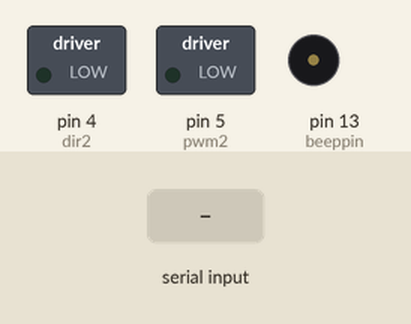
The sketch below on a simulated Arduino Uno, built with avr-gcc and run on an emulated ATmega328P. On the bench: switched loads named in the sketch (green lamp = pin HIGH), buzzer (waves = sounding, pin HIGH). The test bench sets the inputs (shaded band).

Above: at 1.2 s.
1.3 s: "0" received over Serial
At 1.8 s:
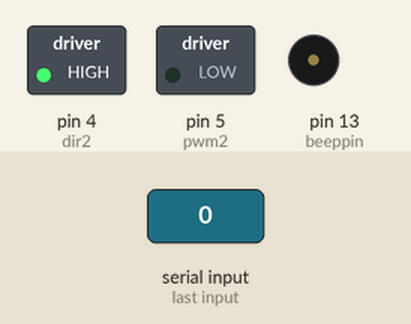
2.8 s: "1" received over Serial
At 4.0 s:
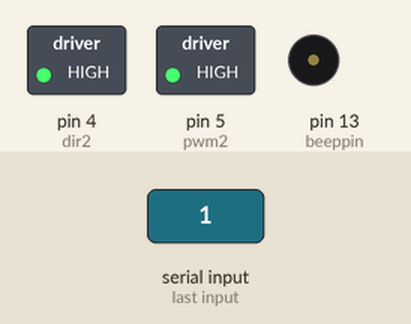
4.3 s: "2" received over Serial
At 5.3 s:
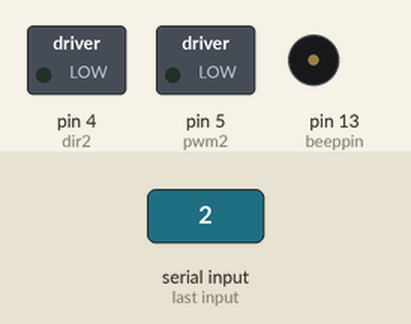
5.8 s: "1" received over Serial
At 6.5 s:
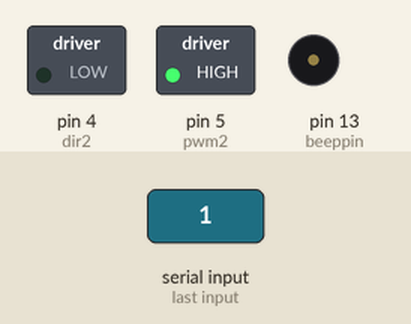
Timing chart, 0 to 8.3 s (numbered marks = the images above; inputs shaded):
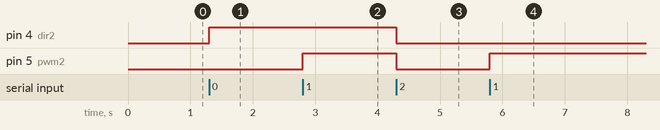

The sketch:

Receiver.ino
```cpp
// Address :14:3:508ba

#include "Move.h"

int state;
int beeppin = 13;


int pwm1 = 6;
int pwm2 = 5;;
int dir1 = 7;
int dir2 = 4;

Move move(pwm1, pwm2, dir1, dir2);

void setup() {
  Serial.begin(38400);
  pinMode(beeppin, OUTPUT);
  pinMode(4, OUTPUT);
  pinMode(5, OUTPUT);
  move.power(120);
}

void loop() {
  if(Serial.available()>0){
    state = Serial.read();
  }

  if (state == '0'){
    digitalWrite(4, HIGH);
  }
  else if(state == '1'){
    digitalWrite(5, HIGH);
  }
  else {
    digitalWrite(4, LOW);
    digitalWrite(5,LOW);
  }

  /*
  else if (state == '1'){
    move.backward();
  }
  else if (state == '2'){
    move.left();
  }
  else if (state == '3'){
    move.right();
  }
  else if (state == '4'){
    move.northeast();
  }
  else if (state == '5'){
    move.northwest();
  }
  else if (state == '6'){
    digitalWrite(beeppin, HIGH);
    delay(10);
    digitalWrite(beeppin, LOW);
    delay(200);
    digitalWrite(beeppin, HIGH);
    delay(10);
    digitalWrite(beeppin, LOW);
  }
  else {
    move.halt();
  }
  */
}
```

Move.cpp
```cpp
#include "Arduino.h"
#include "Move.h"

Move::Move(int pwm1, int pwm2, int dir1, int dir2)
{
	powerValue = 255;
	this->pwm1 = pwm1; // Power to right motor
	this->pwm2 = pwm2; // Power to left motor
	this->dir1 = dir1; // Direction of right motor (low is forward)
	this->dir2 = dir2; // Direction of left motor (low is forward)
}

void Move::power(int setPower)
{
	powerValue = setPower;
}

int Move::getPower(){
	return powerValue;
}

void Move::set(int right, int left, bool dirR, bool dirL)
{
	analogWrite(pwm1, right);
	analogWrite(pwm2, left);
	digitalWrite(dir1, dirR);
	digitalWrite(dir2, dirL);
}

void Move::forward()
{
	analogWrite(pwm1, powerValue);
	analogWrite(pwm2, powerValue);
	digitalWrite(dir1, LOW);
	digitalWrite(dir2, LOW);
}

void Move::backward()
{
	analogWrite(pwm1, powerValue);
	analogWrite(pwm2, powerValue);
	digitalWrite(dir1, HIGH);
	digitalWrite(dir2, HIGH);
}

void Move::left()
{
	analogWrite(pwm1, powerValue);
	analogWrite(pwm2, powerValue);
    digitalWrite(dir1, LOW);
	digitalWrite(dir2, HIGH);
}

void Move::right()
{
	analogWrite(pwm1, powerValue);
	analogWrite(pwm2, powerValue);
	digitalWrite(dir1, HIGH);
	digitalWrite(dir2, LOW);
}

void Move::halt()
{
	analogWrite(pwm1, 0);
	analogWrite(pwm2, 0);
	digitalWrite(dir1, LOW);
	digitalWrite(dir2, LOW);
}

void Move::northeast()
{
  analogWrite(pwm1, powerValue/2);
  analogWrite(pwm2, powerValue);
  digitalWrite(dir1, LOW);
  digitalWrite(dir2, LOW);
}

void Move::northwest()
{
  analogWrite(pwm1, powerValue);
  analogWrite(pwm2, powerValue/2);
    digitalWrite(dir1, LOW);
  digitalWrite(dir2, LOW);
}

void Move::southeast()
{
  analogWrite(pwm1, powerValue);
  analogWrite(pwm2, powerValue);
    digitalWrite(dir1, HIGH);
  digitalWrite(dir2, HIGH);
}

void Move::southwest()
{
  analogWrite(pwm1, powerValue);
  analogWrite(pwm2, powerValue);
    digitalWrite(dir1, HIGH);
  digitalWrite(dir2, HIGH);
}

/* MOVED TO AVC_BOT CODE
void Move::turn(int degree){
	int orginalPower = getPower();
	int timeDelay = 200; // how much it takes to turn 15 degrees
	power(150);

	if (degree < 0){
		left();
		degree *= -1;
	}
	else{
		right();
	}

	delay((degree/15) * timeDelay); // degrees are given as multiples of 15

	power(orginalPower); // sets power to before it started to turn.
}
*/
```

Move.h
```cpp
#ifndef Move_h
#define Move_h

#include <Arduino.h>

class Move
{
	public:
		Move(int, int, int, int);
		void power(int setPower);
		void set(int right, int left, bool dirR, bool dirL);
		void forward();
		void backward();
		void left();
		void right();
		void halt();
    void northeast();
    void northwest();
    void southeast();
    void southwest();
		void turn(int degree);
		int getPower();

	private:
		int powerValue;
		int pwm1;
		int pwm2;
		int dir1;
		int dir2;
};


#endif
```

Measured:
- after the input at 1.3 s, pin 4 (dir2): LOW → HIGH at once
- after the input at 2.8 s, pin 5 (pwm2): LOW → HIGH at once
- after the input at 4.3 s, pin 4 (dir2), pin 5 (pwm2): HIGH → LOW at once
- after the input at 5.8 s, pin 5 (pwm2): LOW → HIGH at once
